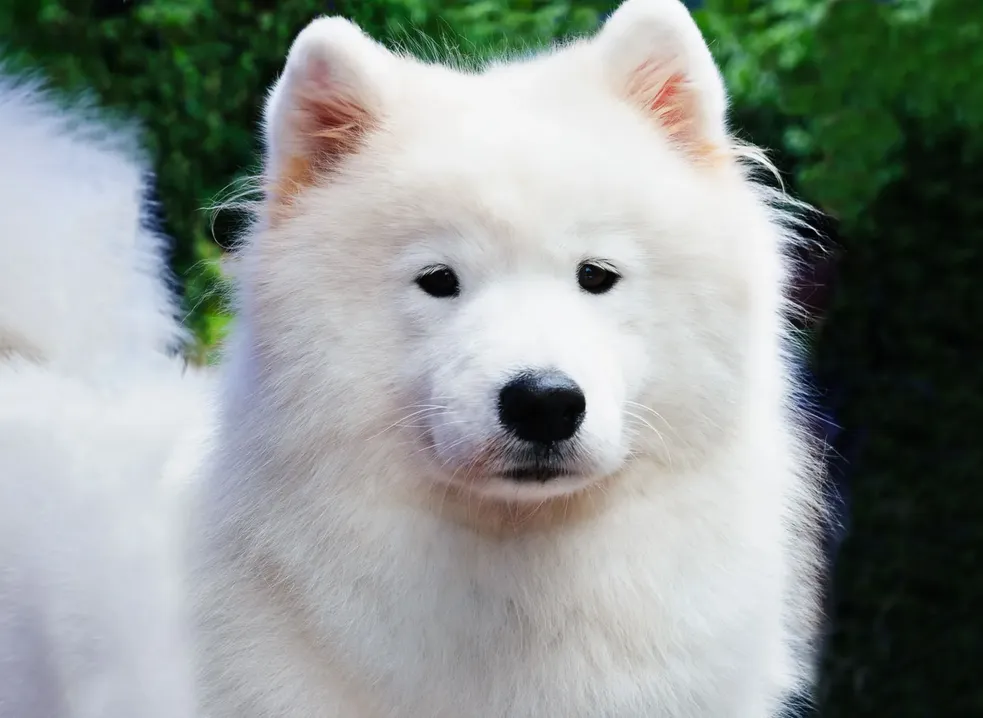
#> input picture images/Samoyed-dog.webp, 983 x 718 px, shrunk from 1600 x 1169 before the run, found by its file name; the run also reads 1 picture not shown here
$ jupyter execute --allow-errors main.ipynb   (older library calls are emulated)
#> lines starting #> are read from the running program, lines starting #| are printed output that depends on the picture
[cell 1]
import cv2
import os
import numpy as np

# A class for image bluring
class ImageBlur:
    def __init__(self, input_file):
#> called with input_file = '.\\images\\Samoyed-dog.webp'
        self.input_file = input_file
        if not os.path.exists(self.input_file):
            raise ValueError(f"Input file '{self.input_file}' does not exist.")
        self.image = cv2.imread(self.input_file)
#> self.image is the input picture: shape (718, 983, 3); mean B, G, R 145.6, 149.4, 142.3
        if self.image is None:
            raise ValueError(f"Failed to load input file '{self.input_file}'.")

    def apply_gaussian_blur(self, kernel_size=(5, 5), sigma_x=0):
#> called with kernel_size = (15, 15), sigma_x = 0
        if self.image is not None:
            self.image = cv2.GaussianBlur(self.image, kernel_size, sigma_x)

    def apply_box_blur(self, kernel_size=(5, 5)):
        if self.image is not None:
            self.image = cv2.blur(self.image, kernel_size)

    def save_blurred_image(self, output_file):
        if self.image is not None:
            cv2.imwrite(output_file, self.image)

    def show_blurred_image(self):
        if self.image is not None:
            cv2.imshow('Blurred Image', self.image)
            cv2.waitKey(0)
            cv2.destroyAllWindows()

[cell 2]
path_to_file = ".\images\Samoyed-dog.webp"

blur = ImageBlur(path_to_file)
blur.apply_gaussian_blur(kernel_size=(15, 15), sigma_x=0)
blur.save_blurred_image('blured_image.jpg')
blur.show_blurred_image()

[cell 3]
# A class for image enchanting
class ImageEnhancement:
    def __init__(self, input_file):
#> called with input_file = './blured_image.jpg'
        self.input_file = input_file
        if not os.path.exists(self.input_file):
            raise ValueError(f"Input file '{self.input_file}' does not exist.")
        self.image = cv2.imread(self.input_file)
        if self.image is None:
            raise ValueError(f"Failed to load input file '{self.input_file}'.")

    def apply_gamma_correction(self, gamma=1.0):
#> called with gamma = 2
        if self.image is not None:
            self.image = cv2.pow(self.image / 255.0, gamma)
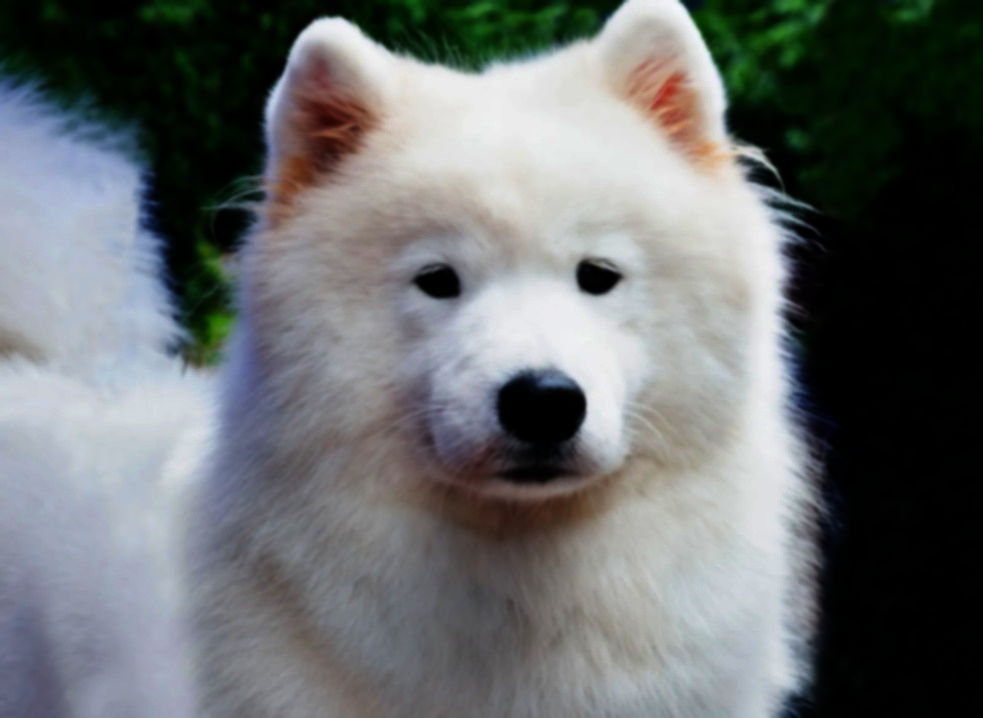
#> self.image: shape (718, 983, 3) float64; mean B, G, R 0.44, 0.435, 0.422
            self.image = cv2.normalize(self.image, None, 0, 255, cv2.NORM_MINMAX, dtype=cv2.CV_8UC1)

    def apply_various_linear_filter(self):
        pass

    def apply_various_nonlinear_filter(self):
        pass

    def apply_fourier_frequency_domain_methods(self):
        pass

    def apply_wavelet_frequency_domain_methods(self):
        pass

    def show_image(self, window_name='Image'):
        if self.image is not None:
            cv2.imshow(window_name, self.image)
            cv2.waitKey(0)
            cv2.destroyAllWindows()

    def save_image(self, output_file):
        if self.image is not None:
            cv2.imwrite(output_file, self.image)

[cell 4]
blured_image_path = "./blured_image.jpg"

enhance = ImageEnhancement(blured_image_path)
enhance.apply_gamma_correction(gamma=2)
enhance.show_image()
enhance.save_image('enhanced_image.jpg')

[cell 5]
import numpy as np
import matplotlib.pyplot as plt

import pywt
import pywt.data


# Load image
original = pywt.data.camera()

# Wavelet transform of image, and plot approximation and details
titles = ['Approximation', ' Horizontal detail',
          'Vertical detail', 'Diagonal detail']
coeffs2 = pywt.dwt2(original, 'bior1.3')
LL, (LH, HL, HH) = coeffs2
fig = plt.figure(figsize=(12, 3))
for i, a in enumerate([LL, LH, HL, HH]):
    ax = fig.add_subplot(1, 4, i + 1)
    ax.imshow(a, interpolation="nearest", cmap=plt.cm.gray)
    ax.set_title(titles[i], fontsize=10)
    ax.set_xticks([])
    ax.set_yticks([])

fig.tight_layout()
plt.show()
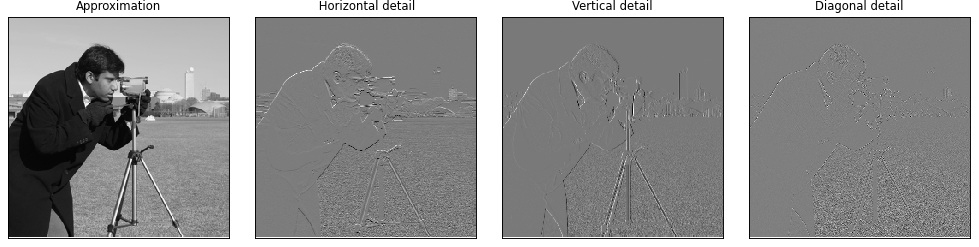
#> figure drawn by matplotlib, 4 panels

[cell 6]
import pywt
import pywt.data
import matplotlib.pyplot as plt

class WaveletTransform:
    def __init__(self):
        self.original = None
        self.coeffs2 = None

    def load_image(self):
        """Load the original image."""
        self.original = pywt.data.camera()

    def perform_wavelet_transform(self):
        """Perform the wavelet transform of the image."""
        if self.original is not None:
            self.coeffs2 = pywt.dwt2(self.original, 'bior1.3')

    def show_wavelet_coeffs(self):
        """Show the approximation and details coefficients."""
        if self.coeffs2 is not None:
            LL, (LH, HL, HH) = self.coeffs2
            titles = ['Approximation', 'Horizontal detail', 'Vertical detail', 'Diagonal detail']
            fig = plt.figure(figsize=(12, 3))
            for i, a in enumerate([LL, LH, HL, HH]):
                ax = fig.add_subplot(1, 4, i + 1)
                ax.imshow(a, interpolation="nearest", cmap=plt.cm.gray)
                ax.set_title(titles[i], fontsize=10)
                ax.set_xticks([])
                ax.set_yticks([])

            fig.tight_layout()
            plt.show()

    def show_image(self):
        """Show the original image."""
        if self.original is not None:
            plt.imshow(self.original, cmap=plt.cm.gray)
            plt.title('Original Image')
            plt.axis('off')
            plt.show()
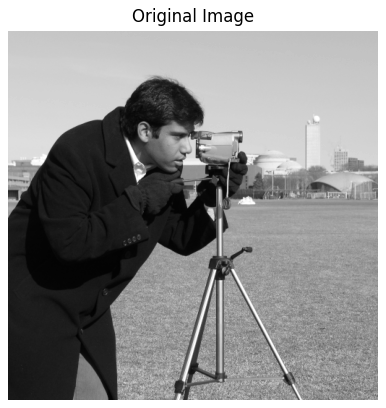
#> figure drawn by matplotlib, 1 panel

    def save_image(self, output_file):
        """Save the original image to the specified output file."""
#> called with output_file = 'output_image.jpg'
        if self.original is not None:
            plt.imsave(output_file, self.original, cmap=plt.cm.gray)
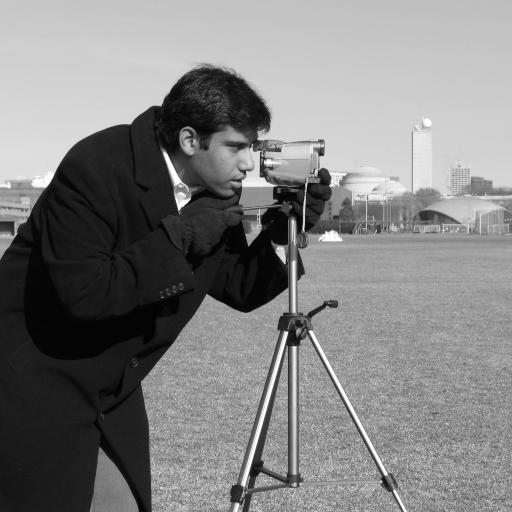
#> saved as output_image.jpg: shape (512, 512, 3); min 0, max 255, mean 129

wavelet_transform = WaveletTransform()
wavelet_transform.load_image()
wavelet_transform.perform_wavelet_transform()
wavelet_transform.show_wavelet_coeffs()
wavelet_transform.show_image()
wavelet_transform.save_image('output_image.jpg')

#> (a cell that did not finish here is left out)

[cell 8]
class FourierTransform:
    def __init__(self, input_file):
        self.input_file = input_file
        if not os.path.exists(self.input_file):
            raise ValueError(f"Input file '{self.input_file}' does not exist.")
        self.image = cv2.imread(self.input_file, cv2.COLOR_BGR2GRAY)
        if self.image is None:
            raise ValueError(f"Failed to load input file '{self.input_file}'.")
        self.magnitude = None

    def set_magnitude(self):
        if self.image is not None:
            fourier_transformed = np.fft.fft2(self.image)
            self.magnitude = np.asarray(20 * np.log(np.abs(fourier_transformed)))
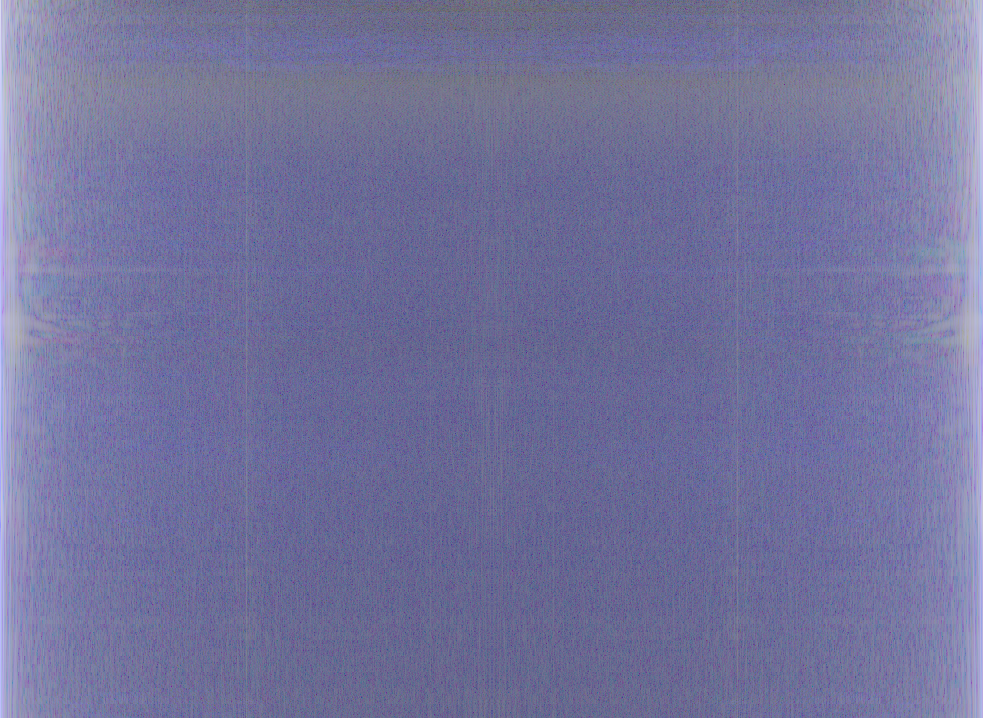
#> self.magnitude: shape (718, 983, 3) float64; mean of channels 0, 1, 2 127.8, 70.2, 70.2; drawn with min black and max white

    def show_image(self, window_name='Fourier'):
        if self.image is not None:
            cv2.imshow(window_name, self.image)
            cv2.waitKey(0)
            cv2.destroyAllWindows()

fourier = FourierTransform("./images/Samoyed-dog.webp")
fourier.set_magnitude()
fourier.show_image()
